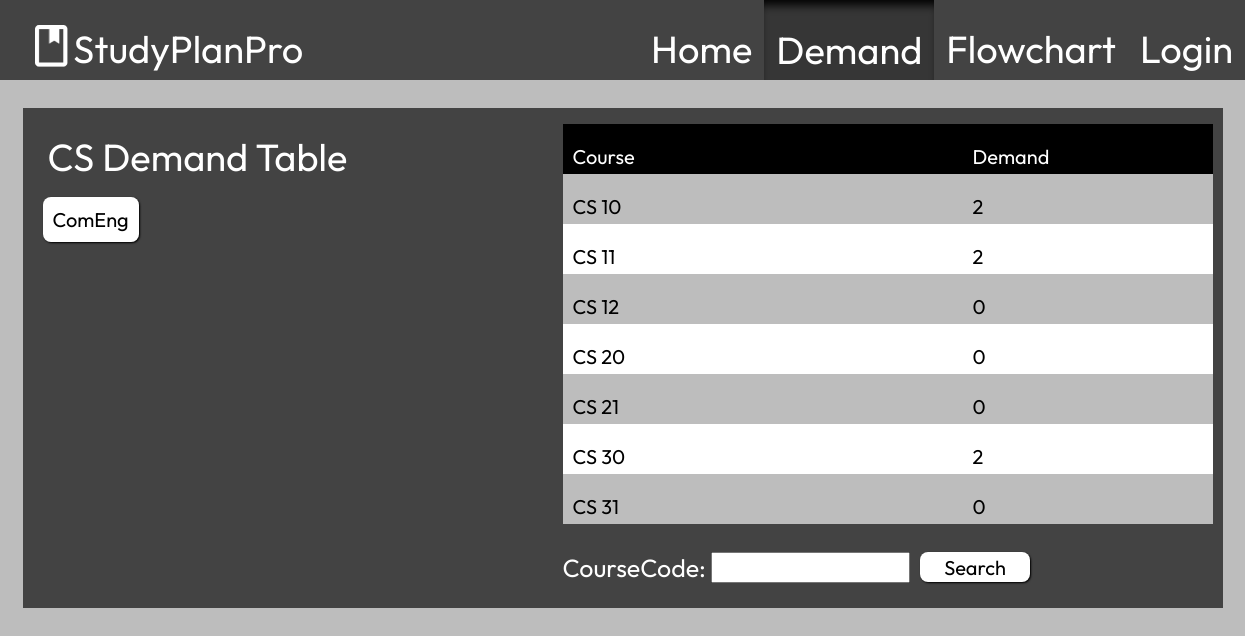
/demand/cs/, run on an earlier commit of the app's database.
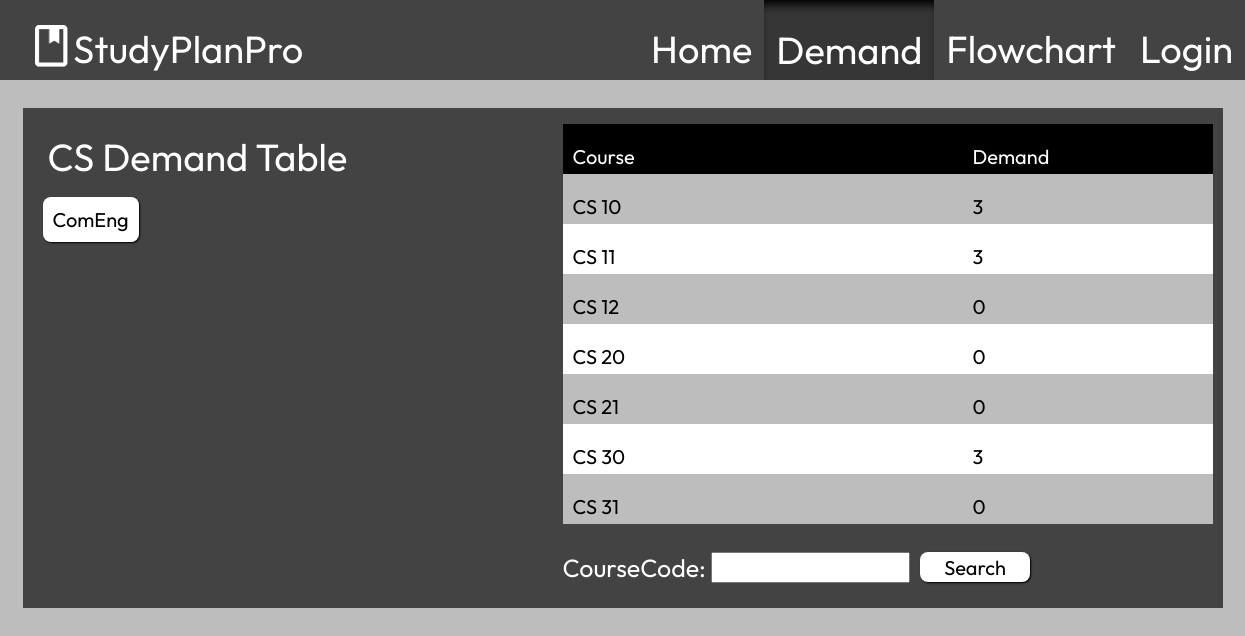
And on a later commit of the database.
### home/models.py (models this page shows, shortened)
class Course(models.Model):
    courseCode = models.CharField(max_length=30)
    courseTitle = models.CharField(max_length=100)
    shortDescription = models.CharField(max_length=500, blank=True)
    coursePrereq = models.ManyToManyField('self', blank=True, symmetrical=False, related_name="CoursePrereq")
    courseCoreq = models.ManyToManyField('self', blank=True, symmetrical=False, related_name="CourseCoreq")
    nominalCourseDifficultyReview = models.IntegerField(default=3, validators=[MinValueValidator(1), MaxValueValidator(5)])
    courseDemand = models.IntegerField(default=0)

### demand/views.py (the view)
# urls.py: path('', views.view_demand, name="demand"),
def view_demand(request):
     if request.method == 'POST':
          course_review = request.POST['review_input']
          course = request.POST.get('review_course')
          course = Course.objects.get(courseCode=course)
          new_review = CourseReview(course=course, courseReview=course_review)
          new_review.save()
     course_list = Course.objects.filter(courseCode__startswith = "CS")           # FOR DATABASE FUNCTIONALITY
     searched_course = CourseFilter(request.GET, queryset=course_list)
     course_list = searched_course.qs
     context = {
          'course_list': course_list,
          'searched_course': searched_course
     }
     return render(request, 'demandpage.html', context)

### demand/templates/demandpage.html (shortened to what this page needs)
<!DOCTYPE html>
<html>
    <head>
        {% load static %}
        {% load socialaccount %}
        <link href="{% static 'demand_style.css' %}" rel="stylesheet"/>
    </head>
    <body>
        <div class="header">
            <img id="logo" src="{% static 'images/logo.png' %}">
            <h1 style="padding-left: 5px;">StudyPlanPro</h1>
            <div id="tabs_container">
                <a href="/home/" class="tabs"><h1>Home</h1></a>
                <button class="highlighted_tabs"><h1>Demand</h1></button>
                <a href="/flowchart/cs/" class="tabs"><h1>Flowchart</h1></a>
                {% if user.is_authenticated %}
                <a href="/home/logout/" class="tabs"><h1>Logout</h1></a>
                {% else %}
                <a href="/home/login/" class="tabs"><h1>Login</h1></a>
                {% endif %}
            </div>
        </div>
        <div class="centered_div" style="padding-top: 100px;">
            <div id="demand_box">
                <div style="height: 200px; width: 500px;">
                    <h1 style="flex: 1; left: 25px; position: relative;">CS Demand Table</h1>
                    <a class="gray_button" style="background-color: #ffffff; color: #000000; padding: 10px; margin-left: 20px;" href="/demand/comeng">ComEng</a>
                </div>
                <div id="list_container">
                    <ul id="list_header"><li class="demtable" style="background-color: #000000;"><p class="header_kid">
                        Course
                    </p><p class="header_kid">Demand</p></li></ul>
                    <ul id="demtable_full">
                    {% for course in course_list %}
                        <li class="demtable">
                            <p class="course_item" id='{{ course.courseCode }}' onclick="showinfo()">
                                {{ course.courseCode }}
                            </p>
                            <p class="demand_item">
                                {{ course.courseDemand }}
                            </p>
                        </li>
                    {% endfor %}
                    </ul>
                    <form method="get" id="search_input">
                        {{ searched_course.form }}
                        <button type="submit" id="demand_search_btn">Search</button>
                    </form>
                </div>
            </div>
        </div>
    </body>
</html>

What changed in the data, as far as the page shows it:
changed Course "CS 10": courseDemand "2" → "3"
changed Course "CS 11": courseDemand "2" → "3"
changed Course "CS 30": courseDemand "2" → "3"
